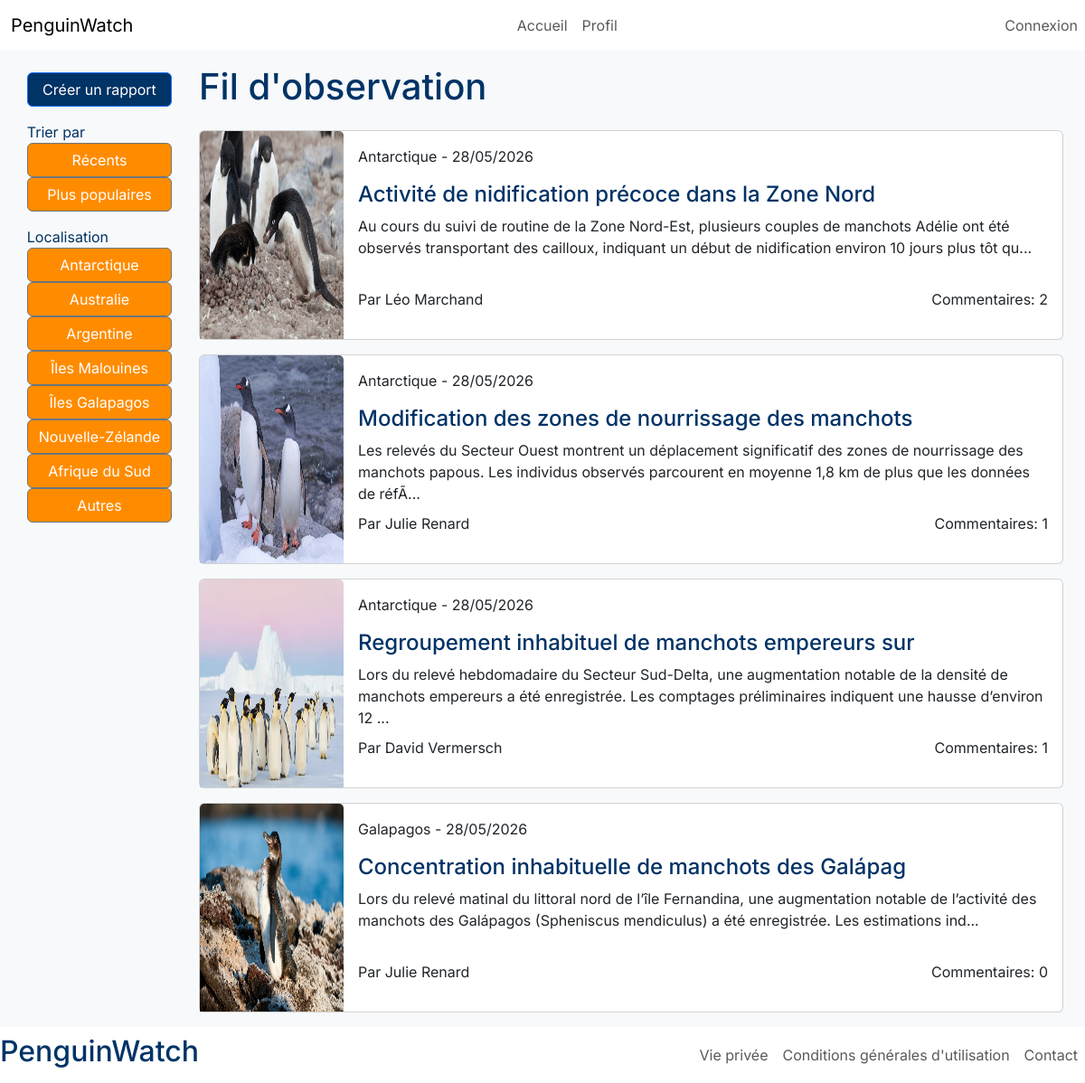
The page /index.php?page=accueil&tri=populaires on the database its author committed.
### tables this page shows
CREATE TABLE IF NOT EXISTS `commentaires` (
  `id_commentaire` int NOT NULL AUTO_INCREMENT,
  `texte_commentaire` text NOT NULL,
  `id_rapport` int NOT NULL,
  `id_utilisateur` int NOT NULL,
  `date_publication` datetime NOT NULL,
  PRIMARY KEY (`id_commentaire`)
);

CREATE TABLE IF NOT EXISTS `rapports` (
  `id_rapport` int NOT NULL AUTO_INCREMENT,
  `titre` varchar(50) NOT NULL,
  `contenu` text NOT NULL,
  `image_couverture` varchar(255) NOT NULL,
  `localisation` varchar(12) NOT NULL,
  `id_utilisateur` int NOT NULL,
  `date_ecriture` datetime NOT NULL,
  PRIMARY KEY (`id_rapport`)
);

CREATE TABLE IF NOT EXISTS `utilisateurs` (
  `id_utilisateur` int NOT NULL AUTO_INCREMENT,
  `pseudo` varchar(50) NOT NULL,
  `mdp` varchar(25) NOT NULL,
  `email` varchar(50) NOT NULL,
  `role` tinyint(1) NOT NULL,
  `date_creation` date NOT NULL,
  `id_image` int NOT NULL DEFAULT '1',
  PRIMARY KEY (`id_utilisateur`)
);

### controllers/cont_accueil.php (called while the page is built, shortened)
<?php
require_once("models/fonction_accueil.php");
include("vue/accueil.php");
?>

### models/fonction_accueil.php (called while the page is built, shortened)
<?php
function listeRapportsPopulaires(){
    $mysqlClient = connectDatabase();
    $req = $mysqlClient->prepare('SELECT *, COUNT(c.id_commentaire) AS nbre_commentaires FROM rapports r JOIN utilisateurs u ON u.id_utilisateur=r.id_utilisateur LEFT JOIN commentaires c ON c.id_rapport=r.id_rapport GROUP BY r.id_rapport ORDER BY nbre_commentaires DESC');
    $req->execute();
    return $req->fetchAll();
}
?>

### vue/accueil.php (the view, shortened to what this page needs)
<?php
include ("header.php");
if(isset($_GET['tri']) && $_GET['tri'] === 'populaires'){
    $rapports = listeRapportsPopulaires();
}
elseif(isset($_GET['tri']) && $_GET['tri'] === 'recents'){
    $rapports = listeRapportsRecents();
}
elseif(isset($_GET['localisation'])){
    $localisation = htmlspecialchars(trim($_GET['localisation']));
    $rapports = listeRapportsParLocalisation($localisation);
}
else{
    $rapports = listeRapports();
}
?>
<!DOCTYPE html>
<html lang="en">
<head>
</head>
<body>
    <div class="container-fluid d-flex justify-content-start flex-row col-12">
        <div class="container d-flex justify-content-center flex-row col-2 bg-light p-3 my-2">
            <div class="d-flex flex-column justify-content-start">
                <a class="btn btn-primary" href="index.php?page=creation">Créer un rapport</a>
                <div class="d-flex flex-column justify-content-start">
                    <p style="margin-bottom: 0; margin-top: 1rem;">Trier par</p>
                    <a class="btn btn-secondary" href="index.php?page=accueil&tri=recents">Récents</a>
                    <a class="btn btn-secondary" href="index.php?page=accueil&tri=populaires">Plus populaires</a>
                </div>
                <div class="d-flex flex-column justify-content-start">
                    <p style="margin-bottom: 0; margin-top: 1rem;">Localisation</p>
                    <a class="btn btn-secondary" href="index.php?page=accueil&localisation=antarctique">Antarctique</a>
                    <a class="btn btn-secondary" href="index.php?page=accueil&localisation=australie">Australie</a>
                    <a class="btn btn-secondary" href="index.php?page=accueil&localisation=argentine">Argentine</a>
                    <a class="btn btn-secondary" href="index.php?page=accueil&localisation=malouines">Îles Malouines</a>
                    <a class="btn btn-secondary" href="index.php?page=accueil&localisation=galapagos">Îles Galapagos</a>
                    <a class="btn btn-secondary" href="index.php?page=accueil&localisation=zelande">Nouvelle-Zélande</a>
                    <a class="btn btn-secondary" href="index.php?page=accueil&localisation=afrique">Afrique du Sud</a>
                    <a class="btn btn-secondary" href="index.php?page=accueil&localisation=autres">Autres</a>
                </div>
            </div>
        </div>
        <div class="container d-flex justify-content-evenly flex-row flex-wrap col-10">
            <div class="container d-flex justify-content-start align-items-start flex-column col-12 ps-0 py-3">
                <h1>Fil d'observation</h1>
            </div>
            <?php foreach($rapports as $rapport){
                if(strlen($rapport['contenu']) > 200){
                    $description = substr($rapport['contenu'], 0, 200) . '...';
                }
                else {
                    $description = $rapport['contenu'];
                }
            ?>
            <div class="card mb-3 col-12">
                <div class="row g-0">
                    <div class="col-md-2">
                        <a href="index.php?page=rapport&id=<?php echo $rapport[0]; ?>"><img class="card-img-top img-fluid" style="width: 300px; height: 230px;" src="images/<?php echo $rapport['image_couverture'];?>" alt="Image de couverture"></a>
                    </div>
                    <div class="col-md-10">
                        <div class="card-body" style="height: 100%;">
                            <div class="d-flex flex-column justify-content-start align-items-start" style="height: 80%;">
                                <p class="card-text"><?php echo ucfirst($rapport['localisation']); ?> - <?php echo date('d/m/Y', strtotime($rapport['date_ecriture'])); ?></p>
                                <a href="index.php?page=rapport&id=<?php echo $rapport[0]; ?>" class="card-link nav-link" style="color: #003366"><h4><?php echo ucfirst($rapport['titre']); ?></h4></a>
                                <p><?php echo $description; ?></p>
                            </div>
                            <div class="d-flex flex-row justify-content-between align-items-end">
                                <p style="margin-bottom: 0;">Par <?php echo $rapport['pseudo']; ?></p>
                                <p style="margin-bottom: 0;">Commentaires: <?php echo $rapport['nbre_commentaires']; ?></p>
                            </div>
                        </div>
                    </div>
                </div>
            </div>
            <?php } ?>
        </div>
    </div>
</body>
</html>
<?php
include ("footer.php");
?>

### css/style.css (style rules this page uses)
:root { --bs-heading-color: #003366 !important; }
body { font-family: 'Inter', sans-serif; color: #003366 !important; background-color: #F7F9FB !important; }
.btn-primary { background-color: #003366 !important; }
.btn-secondary { background-color: #FF8C00 !important; }

### rows shown on the page
commentaires: id_rapport.image_couverture (picture), id_rapport.localisation "Antarctique", id_rapport.date_ecriture "28/05/2026", id_rapport.titre "Activité de nidification précoce dans la Zone Nord", id_rapport.contenu "Au cours du suivi de routine de la Zone Nord-Est, plusieurs couples de manchots Adélie ont été observés transportant des cailloux, indiquant un début de nidification environ 10 jours plus tôt qu...", utilisateurs.pseudo "Léo Marchand", nbre_commentaires "2"
commentaires: id_rapport.image_couverture (picture), id_rapport.localisation "Antarctique", id_rapport.date_ecriture "28/05/2026", id_rapport.titre "Modification des zones de nourrissage des manchots", id_rapport.contenu "Les relevés du Secteur Ouest montrent un déplacement significatif des zones de nourrissage des manchots papous. Les individus observés parcourent en moyenne 1,8 km de plus que les données de réfÃ...", utilisateurs.pseudo "Julie Renard", nbre_commentaires "1"
commentaires: id_rapport.image_couverture (picture), id_rapport.localisation "Antarctique", id_rapport.date_ecriture "28/05/2026", id_rapport.titre "Regroupement inhabituel de manchots empereurs sur", id_rapport.contenu "Lors du relevé hebdomadaire du Secteur Sud-Delta, une augmentation notable de la densité de manchots empereurs a été enregistrée. Les comptages préliminaires indiquent une hausse d’environ 12 ...", utilisateurs.pseudo "David Vermersch", nbre_commentaires "1"
rapports: image_couverture (picture), localisation "Galapagos", date_ecriture "28/05/2026", titre "Concentration inhabituelle de manchots des Galápag", contenu "Lors du relevé matinal du littoral nord de l’île Fernandina, une augmentation notable de l’activité des manchots des Galápagos (Spheniscus mendiculus) a été enregistrée. Les estimations ind...", id_utilisateur.pseudo "Julie Renard", nbre_commentaires "0"
